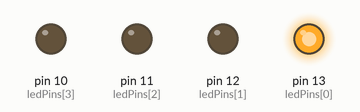
This sketch was run on a simulated Arduino Uno, built with avr-gcc and run on an emulated ATmega328P. Parts: output pins drawn as LEDs (lit = HIGH).

Above: at 0.05 s.
At 0.55 s:
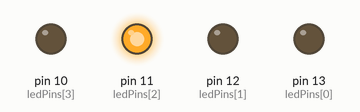
At 1.45 s:
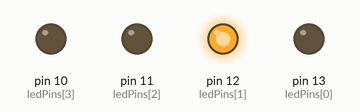
At 2.8 s:
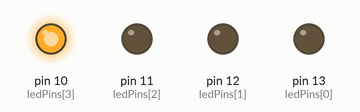
Timing chart, 0 to 3.1 s (numbered marks = the images above):
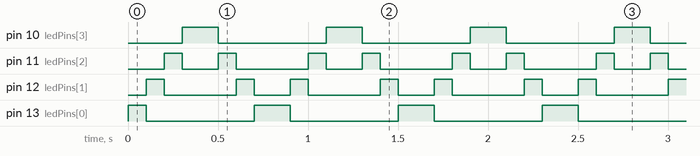

The sketch:

ejercicio_ampliado.ino
```cpp
//configuramos las variables de los pins utilizados para los LEDS y el numero de pins
const int ledPins[] = {13, 12, 11, 10};
const int numLeds = 4;

void setup() {
  // configuramos los pines de los LEDS
  for (int i = 0; i < numLeds; i++) {
    pinMode(ledPins[i], OUTPUT);
  }
}

void loop() {
  // bucle para encender los LEDS de manera ascendente
  for (int i = 0; i < numLeds; i++) {
    digitalWrite(ledPins[i], HIGH);
    delay(100);
    digitalWrite(ledPins[i], LOW);
  }

  // bucle para apagar los LEDS de manera descendente
  for (int i = numLeds - 1; i >= 0; i--) {
    digitalWrite(ledPins[i], HIGH);
    delay(100);
    digitalWrite(ledPins[i], LOW);
  }
}
```

Measured:
- by itself, pin 10 (ledPins[3]): alternates HIGH for 0.20 s and LOW for 0.60 s
- by itself, pin 11 (ledPins[2]): repeats every 0.80 s: LOW 0.20 s, HIGH 0.10 s, LOW 0.40 s, HIGH 0.10 s
- by itself, pin 12 (ledPins[1]): repeats every 0.80 s: LOW 0.40 s, HIGH 0.10 s, LOW 0.20 s, HIGH 0.10 s
- by itself, pin 13 (ledPins[0]): repeats every 0.80 s: LOW 0.60 s, HIGH 0.20 s
